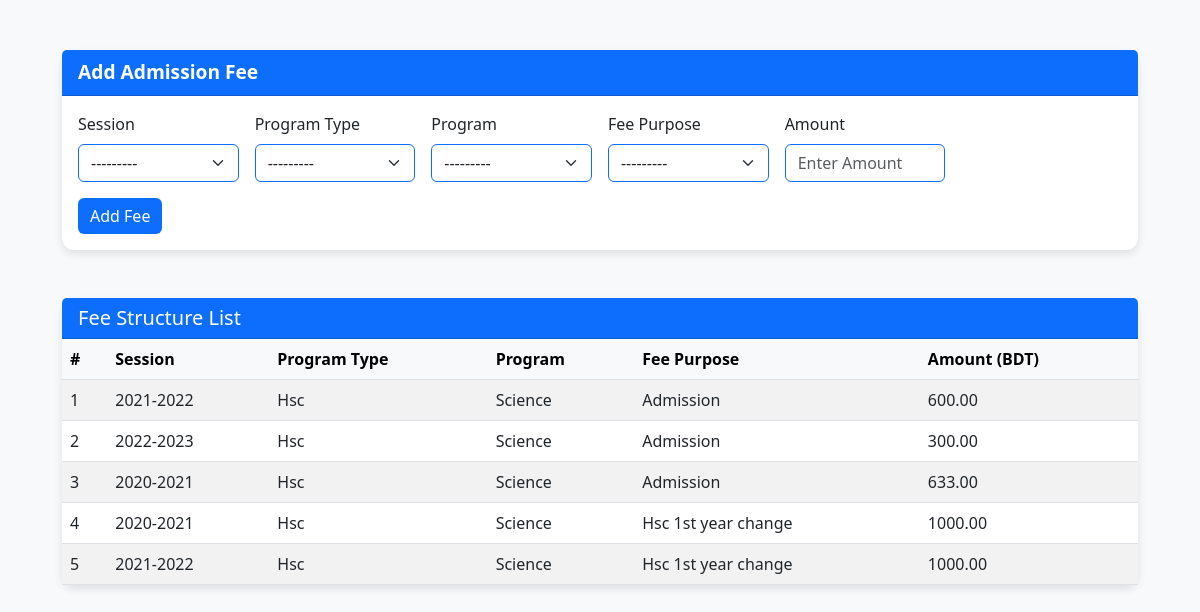
The app's page /admissions/add-admission-fee/, older data.
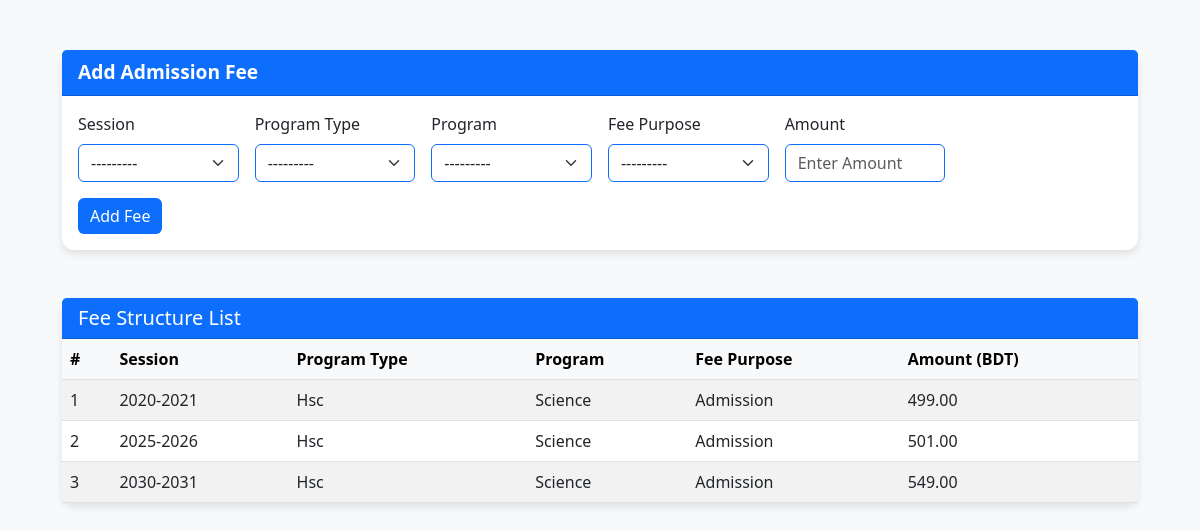
The same page, newer data.
### Admissions/models.py (models this page shows, shortened)
class FeeStructure(models.Model):
    hsc_session = models.ForeignKey(HscSessionForPayment, on_delete=models.CASCADE, related_name='fees')
    program_type = models.ForeignKey(ProgramType, on_delete=models.CASCADE, related_name='fees')
    program = models.ForeignKey(Program, on_delete=models.CASCADE, related_name='fees')
    fee_purpose = models.ForeignKey(FeePurpose, on_delete=models.CASCADE, related_name='fees')
    amount = models.DecimalField(max_digits=10, decimal_places=2)
    class Meta:
        unique_together = ('hsc_session', 'program_type', 'program', 'fee_purpose')

class HscSessionForPayment(models.Model):
    session = models.CharField(max_length=20, unique=True)  # e.g., 2021-2022
    def __str__(self):
        return self.session

class ProgramType(models.Model):
    name = models.CharField(max_length=50, unique=True)  # e.g., HSC, Degree, Honours
    def __str__(self):
        return self.name

class Program(models.Model):
    program_type = models.ForeignKey(ProgramType, on_delete=models.CASCADE, related_name='programs')
    name = models.CharField(max_length=50)  # e.g., Science, Arts, Commerce, Physics
    class Meta:
        unique_together = ('program_type', 'name')
    def __str__(self):
        return f"{self.name} ({self.program_type.name})"

class FeePurpose(models.Model):
    purpose_name = models.CharField(max_length=50, unique=True)  # e.g., Admission Fee, Yearly Fee, Exam Fee
    def __str__(self):
        return self.purpose_name

### Admissions/views.py (the view)
# urls.py: path('add-admission-fee/', add_admission_fee, name='add_admission_fee'),
def add_admission_fee(request):
    if request.method == 'POST':
        form = FeeStructureForm(request.POST)
        if form.is_valid():
            form.save()
            messages.success(request, "Admission Fee added successfully.")
            return redirect('add_admission_fee')
        else:
            messages.error(request, "Please correct the errors below.")
    else:
        form = FeeStructureForm()
    fee_structures = FeeStructure.objects.select_related(
        'hsc_session', 'program_type', 'program', 'fee_purpose'
    ).all()
    return render(request, 'add_admission_fee.html', {
        'form': form,
        'fee_structures': fee_structures,
    })

### Admissions/forms.py (shortened to what this page needs)
class FeeStructureForm(forms.ModelForm):
    class Meta:
        model = FeeStructure
        fields = ['hsc_session', 'program_type', 'program', 'fee_purpose', 'amount']
        widgets = {
            'hsc_session': forms.Select(attrs={'class': 'form-select'}),
            'program_type': forms.Select(attrs={'class': 'form-select'}),
            'program': forms.Select(attrs={'class': 'form-select'}),
            'fee_purpose': forms.Select(attrs={'class': 'form-select'}),
            'amount': forms.NumberInput(attrs={'class': 'form-control', 'placeholder': 'Enter Amount'}),
        }

### UserProfiles/context_processors.py (called while the page is built)
def institution_info(request):
    settings = SiteSettings.objects.first()
    return {
        'site_settings': settings
    }

### Admissions/templates/add_admission_fee.html (shortened to what this page needs)
{% load static %}
{% load widget_tweaks %}
<!DOCTYPE html>
<html lang="en">
<head>
  <link href="https://cdn.jsdelivr.net/npm/bootstrap@5.3.0/dist/css/bootstrap.min.css" rel="stylesheet">
</head>
<body>
  <div class="container">
    <div class="card mx-auto">
      <div class="card-header">Add Admission Fee</div>
      <div class="card-body">
        <form method="POST">
        <div class="row g-3">
          <div class="col-md-2">
            <label for="{{ form.hsc_session.id_for_label }}" class="form-label">Session</label>
            {{ form.hsc_session }}
          </div>
          <div class="col-md-2">
            <label for="{{ form.program_type.id_for_label }}" class="form-label">Program Type</label>
            {{ form.program_type }}
          </div>
          <div class="col-md-2">
            <label for="{{ form.program.id_for_label }}" class="form-label">Program</label>
            {{ form.program }}
          </div>
          <div class="col-md-2">
            <label for="{{ form.fee_purpose.id_for_label }}" class="form-label">Fee Purpose</label>
            {{ form.fee_purpose }}
          </div>
          <div class="col-md-2">
            <label for="{{ form.amount.id_for_label }}" class="form-label">Amount</label>
            {{ form.amount }}
          </div>
        </div>
        <div class="mt-3">
          <button type="submit" class="btn btn-primary">Add Fee</button>
        </div>
      </form>
      </div>
    </div>
    <div class="card mx-auto mt-5" >
  <div class="card-header">
    <h5 class="mb-0">Fee Structure List</h5>
  </div>
  <div class="card-body p-0">
    <table class="table table-striped mb-0">
      <thead class="table-light">
        <tr>
          <th>#</th>
          <th>Session</th>
          <th>Program Type</th>
          <th>Program</th>
          <th>Fee Purpose</th>
          <th>Amount (BDT)</th>
        </tr>
      </thead>
      <tbody>
        {% for fee in fee_structures %}
        <tr>
          <td>{{ forloop.counter }}</td>
          <td>{{ fee.hsc_session.session }}</td>
          <td>{{ fee.program_type.name }}</td>
          <td>{{ fee.program.name }}</td>
          <td>{{ fee.fee_purpose.purpose_name }}</td>
          <td>{{ fee.amount }}</td>
        </tr>
        {% empty %}
        <tr>
          <td colspan="6" class="text-center">No fee structures found.</td>
        </tr>
        {% endfor %}
      </tbody>
    </table>
  </div>
</div>
  </div>
</body>
</html>

Row changes from the older to the newer data that the page shows:
removed FeeStructure: hsc_session.session "2022-2023", program_type.name "Hsc", program.name "Science", fee_purpose.purpose_name "Admission", amount "300.00"
removed FeeStructure: hsc_session.session "2020-2021", program_type.name "Hsc", program.name "Science", fee_purpose.purpose_name "Admission", amount "633.00"
removed FeeStructure: hsc_session.session "2020-2021", program_type.name "Hsc", program.name "Science", fee_purpose.purpose_name "Hsc 1st year change", amount "1000.00"
removed FeeStructure: hsc_session.session "2021-2022", program_type.name "Hsc", program.name "Science", fee_purpose.purpose_name "Hsc 1st year change", amount "1000.00"
added FeeStructure: hsc_session.session "2020-2021", program_type.name "Hsc", program.name "Science", fee_purpose.purpose_name "Admission", amount "499.00"
added FeeStructure: hsc_session.session "2025-2026", program_type.name "Hsc", program.name "Science", fee_purpose.purpose_name "Admission", amount "501.00"
changed FeeStructure (number 3 of 3 on the later page): hsc_session.session "2021-2022" → "2030-2031"; amount "600.00" → "549.00"
